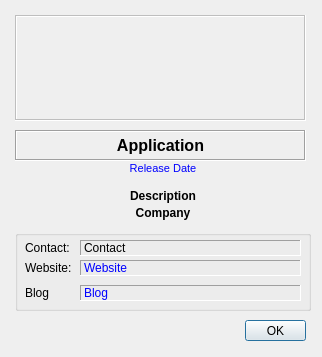
<?xml version="1.0" encoding="UTF-8"?>
<ui version="4.0">
 <class>pixq_about_dialog</class>
 <widget class="QDialog" name="pixq_about_dialog">
  <property name="geometry">
   <rect>
    <x>0</x>
    <y>0</y>
    <width>322</width>
    <height>357</height>
   </rect>
  </property>
  <property name="font">
   <font>
    <family>ＭＳ Ｐゴシック</family>
   </font>
  </property>
  <property name="windowTitle">
   <string>PixTOPO Tool</string>
  </property>
  <property name="windowIcon">
   <iconset resource="PixQtLib.qrc">
    <normaloff>:/images/ehagaki2_bagster.png</normaloff>:/images/ehagaki2_bagster.png</iconset>
  </property>
  <widget class="QGraphicsView" name="logo_view">
   <property name="enabled">
    <bool>false</bool>
   </property>
   <property name="geometry">
    <rect>
     <x>15</x>
     <y>15</y>
     <width>291</width>
     <height>106</height>
    </rect>
   </property>
   <property name="sizePolicy">
    <sizepolicy hsizetype="Fixed" vsizetype="Fixed">
     <horstretch>0</horstretch>
     <verstretch>0</verstretch>
    </sizepolicy>
   </property>
   <property name="frameShape">
    <enum>QFrame::Box</enum>
   </property>
   <property name="frameShadow">
    <enum>QFrame::Sunken</enum>
   </property>
   <property name="verticalScrollBarPolicy">
    <enum>Qt::ScrollBarAlwaysOff</enum>
   </property>
   <property name="horizontalScrollBarPolicy">
    <enum>Qt::ScrollBarAlwaysOff</enum>
   </property>
   <property name="foregroundBrush">
    <brush brushstyle="NoBrush">
     <color alpha="255">
      <red>0</red>
      <green>0</green>
      <blue>0</blue>
     </color>
    </brush>
   </property>
  </widget>
  <widget class="QLabel" name="application_label">
   <property name="geometry">
    <rect>
     <x>15</x>
     <y>130</y>
     <width>291</width>
     <height>31</height>
    </rect>
   </property>
   <property name="sizePolicy">
    <sizepolicy hsizetype="Fixed" vsizetype="Fixed">
     <horstretch>0</horstretch>
     <verstretch>0</verstretch>
    </sizepolicy>
   </property>
   <property name="font">
    <font>
     <family>Arial</family>
     <pointsize>12</pointsize>
     <weight>75</weight>
     <bold>true</bold>
    </font>
   </property>
   <property name="frameShape">
    <enum>QFrame::Box</enum>
   </property>
   <property name="frameShadow">
    <enum>QFrame::Sunken</enum>
   </property>
   <property name="text">
    <string>Application</string>
   </property>
   <property name="alignment">
    <set>Qt::AlignCenter</set>
   </property>
  </widget>
  <widget class="QLabel" name="release_date_label">
   <property name="geometry">
    <rect>
     <x>15</x>
     <y>160</y>
     <width>296</width>
     <height>16</height>
    </rect>
   </property>
   <property name="palette">
    <palette>
     <active>
      <colorrole role="WindowText">
       <brush brushstyle="SolidPattern">
        <color alpha="255">
         <red>0</red>
         <green>0</green>
         <blue>255</blue>
        </color>
       </brush>
      </colorrole>
      <colorrole role="Button">
       <brush brushstyle="SolidPattern">
        <color alpha="255">
         <red>0</red>
         <green>0</green>
         <blue>255</blue>
        </color>
       </brush>
      </colorrole>
      <colorrole role="Light">
       <brush brushstyle="SolidPattern">
        <color alpha="255">
         <red>127</red>
         <green>127</green>
         <blue>255</blue>
        </color>
       </brush>
      </colorrole>
      <colorrole role="Midlight">
       <brush brushstyle="SolidPattern">
        <color alpha="255">
         <red>63</red>
         <green>63</green>
         <blue>255</blue>
        </color>
       </brush>
      </colorrole>
      <colorrole role="Dark">
       <brush brushstyle="SolidPattern">
        <color alpha="255">
         <red>0</red>
         <green>0</green>
         <blue>127</blue>
        </color>
       </brush>
      </colorrole>
      <colorrole role="Mid">
       <brush brushstyle="SolidPattern">
        <color alpha="255">
         <red>0</red>
         <green>0</green>
         <blue>170</blue>
        </color>
       </brush>
      </colorrole>
      <colorrole role="Text">
       <brush brushstyle="SolidPattern">
        <color alpha="255">
         <red>0</red>
         <green>0</green>
         <blue>255</blue>
        </color>
       </brush>
      </colorrole>
      <colorrole role="BrightText">
       <brush brushstyle="SolidPattern">
        <color alpha="255">
         <red>255</red>
         <green>255</green>
         <blue>255</blue>
        </color>
       </brush>
      </colorrole>
      <colorrole role="ButtonText">
       <brush brushstyle="SolidPattern">
        <color alpha="255">
         <red>0</red>
         <green>0</green>
         <blue>0</blue>
        </color>
       </brush>
      </colorrole>
      <colorrole role="Base">
       <brush brushstyle="SolidPattern">
        <color alpha="255">
         <red>255</red>
         <green>255</green>
         <blue>255</blue>
        </color>
       </brush>
      </colorrole>
      <colorrole role="Window">
       <brush brushstyle="SolidPattern">
        <color alpha="255">
         <red>0</red>
         <green>0</green>
         <blue>255</blue>
        </color>
       </brush>
      </colorrole>
      <colorrole role="Shadow">
       <brush brushstyle="SolidPattern">
        <color alpha="255">
         <red>0</red>
         <green>0</green>
         <blue>0</blue>
        </color>
       </brush>
      </colorrole>
      <colorrole role="AlternateBase">
       <brush brushstyle="SolidPattern">
        <color alpha="255">
         <red>127</red>
         <green>127</green>
         <blue>255</blue>
        </color>
       </brush>
      </colorrole>
      <colorrole role="ToolTipBase">
       <brush brushstyle="SolidPattern">
        <color alpha="255">
         <red>255</red>
         <green>255</green>
         <blue>220</blue>
        </color>
       </brush>
      </colorrole>
      <colorrole role="ToolTipText">
       <brush brushstyle="SolidPattern">
        <color alpha="255">
         <red>0</red>
         <green>0</green>
         <blue>0</blue>
        </color>
       </brush>
      </colorrole>
     </active>
     <inactive>
      <colorrole role="WindowText">
       <brush brushstyle="SolidPattern">
        <color alpha="255">
         <red>0</red>
         <green>0</green>
         <blue>255</blue>
        </color>
       </brush>
      </colorrole>
      <colorrole role="Button">
       <brush brushstyle="SolidPattern">
        <color alpha="255">
         <red>0</red>
         <green>0</green>
         <blue>255</blue>
        </color>
       </brush>
      </colorrole>
      <colorrole role="Light">
       <brush brushstyle="SolidPattern">
        <color alpha="255">
         <red>127</red>
         <green>127</green>
         <blue>255</blue>
        </color>
       </brush>
      </colorrole>
      <colorrole role="Midlight">
       <brush brushstyle="SolidPattern">
        <color alpha="255">
         <red>63</red>
         <green>63</green>
         <blue>255</blue>
        </color>
       </brush>
      </colorrole>
      <colorrole role="Dark">
       <brush brushstyle="SolidPattern">
        <color alpha="255">
         <red>0</red>
         <green>0</green>
         <blue>127</blue>
        </color>
       </brush>
      </colorrole>
      <colorrole role="Mid">
       <brush brushstyle="SolidPattern">
        <color alpha="255">
         <red>0</red>
         <green>0</green>
         <blue>170</blue>
        </color>
       </brush>
      </colorrole>
      <colorrole role="Text">
       <brush brushstyle="SolidPattern">
        <color alpha="255">
         <red>0</red>
         <green>0</green>
         <blue>255</blue>
        </color>
       </brush>
      </colorrole>
      <colorrole role="BrightText">
       <brush brushstyle="SolidPattern">
        <color alpha="255">
         <red>255</red>
         <green>255</green>
         <blue>255</blue>
        </color>
       </brush>
      </colorrole>
      <colorrole role="ButtonText">
       <brush brushstyle="SolidPattern">
        <color alpha="255">
         <red>0</red>
         <green>0</green>
         <blue>0</blue>
        </color>
       </brush>
      </colorrole>
      <colorrole role="Base">
       <brush brushstyle="SolidPattern">
        <color alpha="255">
         <red>255</red>
         <green>255</green>
         <blue>255</blue>
        </color>
       </brush>
      </colorrole>
      <colorrole role="Window">
       <brush brushstyle="SolidPattern">
        <color alpha="255">
         <red>0</red>
         <green>0</green>
         <blue>255</blue>
        </color>
       </brush>
      </colorrole>
      <colorrole role="Shadow">
       <brush brushstyle="SolidPattern">
        <color alpha="255">
         <red>0</red>
         <green>0</green>
         <blue>0</blue>
        </color>
       </brush>
      </colorrole>
      <colorrole role="AlternateBase">
       <brush brushstyle="SolidPattern">
        <color alpha="255">
         <red>127</red>
         <green>127</green>
         <blue>255</blue>
        </color>
       </brush>
      </colorrole>
      <colorrole role="ToolTipBase">
       <brush brushstyle="SolidPattern">
        <color alpha="255">
         <red>255</red>
         <green>255</green>
         <blue>220</blue>
        </color>
       </brush>
      </colorrole>
      <colorrole role="ToolTipText">
       <brush brushstyle="SolidPattern">
        <color alpha="255">
         <red>0</red>
         <green>0</green>
         <blue>0</blue>
        </color>
       </brush>
      </colorrole>
     </inactive>
     <disabled>
      <colorrole role="WindowText">
       <brush brushstyle="SolidPattern">
        <color alpha="255">
         <red>0</red>
         <green>0</green>
         <blue>127</blue>
        </color>
       </brush>
      </colorrole>
      <colorrole role="Button">
       <brush brushstyle="SolidPattern">
        <color alpha="255">
         <red>0</red>
         <green>0</green>
         <blue>255</blue>
        </color>
       </brush>
      </colorrole>
      <colorrole role="Light">
       <brush brushstyle="SolidPattern">
        <color alpha="255">
         <red>127</red>
         <green>127</green>
         <blue>255</blue>
        </color>
       </brush>
      </colorrole>
      <colorrole role="Midlight">
       <brush brushstyle="SolidPattern">
        <color alpha="255">
         <red>63</red>
         <green>63</green>
         <blue>255</blue>
        </color>
       </brush>
      </colorrole>
      <colorrole role="Dark">
       <brush brushstyle="SolidPattern">
        <color alpha="255">
         <red>0</red>
         <green>0</green>
         <blue>127</blue>
        </color>
       </brush>
      </colorrole>
      <colorrole role="Mid">
       <brush brushstyle="SolidPattern">
        <color alpha="255">
         <red>0</red>
         <green>0</green>
         <blue>170</blue>
        </color>
       </brush>
      </colorrole>
      <colorrole role="Text">
       <brush brushstyle="SolidPattern">
        <color alpha="255">
         <red>0</red>
         <green>0</green>
         <blue>127</blue>
        </color>
       </brush>
      </colorrole>
      <colorrole role="BrightText">
       <brush brushstyle="SolidPattern">
        <color alpha="255">
         <red>255</red>
         <green>255</green>
         <blue>255</blue>
        </color>
       </brush>
      </colorrole>
      <colorrole role="ButtonText">
       <brush brushstyle="SolidPattern">
        <color alpha="255">
         <red>0</red>
         <green>0</green>
         <blue>127</blue>
        </color>
       </brush>
      </colorrole>
      <colorrole role="Base">
       <brush brushstyle="SolidPattern">
        <color alpha="255">
         <red>0</red>
         <green>0</green>
         <blue>255</blue>
        </color>
       </brush>
      </colorrole>
      <colorrole role="Window">
       <brush brushstyle="SolidPattern">
        <color alpha="255">
         <red>0</red>
         <green>0</green>
         <blue>255</blue>
        </color>
       </brush>
      </colorrole>
      <colorrole role="Shadow">
       <brush brushstyle="SolidPattern">
        <color alpha="255">
         <red>0</red>
         <green>0</green>
         <blue>0</blue>
        </color>
       </brush>
      </colorrole>
      <colorrole role="AlternateBase">
       <brush brushstyle="SolidPattern">
        <color alpha="255">
         <red>0</red>
         <green>0</green>
         <blue>255</blue>
        </color>
       </brush>
      </colorrole>
      <colorrole role="ToolTipBase">
       <brush brushstyle="SolidPattern">
        <color alpha="255">
         <red>255</red>
         <green>255</green>
         <blue>220</blue>
        </color>
       </brush>
      </colorrole>
      <colorrole role="ToolTipText">
       <brush brushstyle="SolidPattern">
        <color alpha="255">
         <red>0</red>
         <green>0</green>
         <blue>0</blue>
        </color>
       </brush>
      </colorrole>
     </disabled>
    </palette>
   </property>
   <property name="font">
    <font>
     <family>Arial</family>
     <pointsize>8</pointsize>
     <weight>50</weight>
     <bold>false</bold>
    </font>
   </property>
   <property name="frameShape">
    <enum>QFrame::NoFrame</enum>
   </property>
   <property name="frameShadow">
    <enum>QFrame::Sunken</enum>
   </property>
   <property name="text">
    <string>Release Date</string>
   </property>
   <property name="alignment">
    <set>Qt::AlignCenter</set>
   </property>
   <property name="wordWrap">
    <bool>false</bool>
   </property>
  </widget>
  <widget class="QLabel" name="description_label">
   <property name="geometry">
    <rect>
     <x>15</x>
     <y>185</y>
     <width>296</width>
     <height>21</height>
    </rect>
   </property>
   <property name="font">
    <font>
     <family>Arial</family>
     <pointsize>9</pointsize>
     <weight>75</weight>
     <bold>true</bold>
    </font>
   </property>
   <property name="frameShape">
    <enum>QFrame::NoFrame</enum>
   </property>
   <property name="frameShadow">
    <enum>QFrame::Sunken</enum>
   </property>
   <property name="text">
    <string>Description</string>
   </property>
   <property name="alignment">
    <set>Qt::AlignCenter</set>
   </property>
  </widget>
  <widget class="QLabel" name="company_label">
   <property name="geometry">
    <rect>
     <x>15</x>
     <y>205</y>
     <width>296</width>
     <height>16</height>
    </rect>
   </property>
   <property name="font">
    <font>
     <family>Arial</family>
     <weight>75</weight>
     <bold>true</bold>
    </font>
   </property>
   <property name="frameShape">
    <enum>QFrame::NoFrame</enum>
   </property>
   <property name="frameShadow">
    <enum>QFrame::Sunken</enum>
   </property>
   <property name="text">
    <string>Company</string>
   </property>
   <property name="alignment">
    <set>Qt::AlignCenter</set>
   </property>
  </widget>
  <widget class="QGroupBox" name="groupBox">
   <property name="geometry">
    <rect>
     <x>15</x>
     <y>230</y>
     <width>296</width>
     <height>81</height>
    </rect>
   </property>
   <property name="title">
    <string/>
   </property>
   <widget class="QLabel" name="contact_title_label">
    <property name="geometry">
     <rect>
      <x>10</x>
      <y>10</y>
      <width>51</width>
      <height>16</height>
     </rect>
    </property>
    <property name="font">
     <font>
      <family>Arial</family>
     </font>
    </property>
    <property name="text">
     <string>Contact:</string>
    </property>
   </widget>
   <widget class="website_label_widget" name="contact_label">
    <property name="geometry">
     <rect>
      <x>65</x>
      <y>10</y>
      <width>221</width>
      <height>16</height>
     </rect>
    </property>
    <property name="font">
     <font>
      <family>Arial</family>
      <weight>50</weight>
      <bold>false</bold>
     </font>
    </property>
    <property name="frameShape">
     <enum>QFrame::Panel</enum>
    </property>
    <property name="frameShadow">
     <enum>QFrame::Sunken</enum>
    </property>
    <property name="text">
     <string>Contact</string>
    </property>
    <property name="alignment">
     <set>Qt::AlignLeading|Qt::AlignLeft|Qt::AlignVCenter</set>
    </property>
   </widget>
   <widget class="QLabel" name="website_title_label">
    <property name="geometry">
     <rect>
      <x>10</x>
      <y>30</y>
      <width>51</width>
      <height>16</height>
     </rect>
    </property>
    <property name="font">
     <font>
      <family>Arial</family>
     </font>
    </property>
    <property name="text">
     <string>Website:</string>
    </property>
   </widget>
   <widget class="website_label_widget" name="website_label">
    <property name="geometry">
     <rect>
      <x>65</x>
      <y>30</y>
      <width>221</width>
      <height>16</height>
     </rect>
    </property>
    <property name="palette">
     <palette>
      <active>
       <colorrole role="WindowText">
        <brush brushstyle="SolidPattern">
         <color alpha="255">
          <red>0</red>
          <green>0</green>
          <blue>255</blue>
         </color>
        </brush>
       </colorrole>
       <colorrole role="Text">
        <brush brushstyle="SolidPattern">
         <color alpha="255">
          <red>0</red>
          <green>0</green>
          <blue>255</blue>
         </color>
        </brush>
       </colorrole>
       <colorrole role="ButtonText">
        <brush brushstyle="SolidPattern">
         <color alpha="255">
          <red>0</red>
          <green>0</green>
          <blue>255</blue>
         </color>
        </brush>
       </colorrole>
      </active>
      <inactive>
       <colorrole role="WindowText">
        <brush brushstyle="SolidPattern">
         <color alpha="255">
          <red>0</red>
          <green>0</green>
          <blue>255</blue>
         </color>
        </brush>
       </colorrole>
       <colorrole role="Text">
        <brush brushstyle="SolidPattern">
         <color alpha="255">
          <red>0</red>
          <green>0</green>
          <blue>255</blue>
         </color>
        </brush>
       </colorrole>
       <colorrole role="ButtonText">
        <brush brushstyle="SolidPattern">
         <color alpha="255">
          <red>0</red>
          <green>0</green>
          <blue>255</blue>
         </color>
        </brush>
       </colorrole>
      </inactive>
      <disabled>
       <colorrole role="WindowText">
        <brush brushstyle="SolidPattern">
         <color alpha="255">
          <red>106</red>
          <green>104</green>
          <blue>100</blue>
         </color>
        </brush>
       </colorrole>
       <colorrole role="Text">
        <brush brushstyle="SolidPattern">
         <color alpha="255">
          <red>106</red>
          <green>104</green>
          <blue>100</blue>
         </color>
        </brush>
       </colorrole>
       <colorrole role="ButtonText">
        <brush brushstyle="SolidPattern">
         <color alpha="255">
          <red>106</red>
          <green>104</green>
          <blue>100</blue>
         </color>
        </brush>
       </colorrole>
      </disabled>
     </palette>
    </property>
    <property name="font">
     <font>
      <family>Arial</family>
      <weight>50</weight>
      <bold>false</bold>
     </font>
    </property>
    <property name="frameShape">
     <enum>QFrame::Panel</enum>
    </property>
    <property name="frameShadow">
     <enum>QFrame::Sunken</enum>
    </property>
    <property name="text">
     <string>Website</string>
    </property>
    <property name="alignment">
     <set>Qt::AlignLeading|Qt::AlignLeft|Qt::AlignVCenter</set>
    </property>
   </widget>
   <widget class="QLabel" name="blog_title_label">
    <property name="geometry">
     <rect>
      <x>10</x>
      <y>55</y>
      <width>51</width>
      <height>16</height>
     </rect>
    </property>
    <property name="font">
     <font>
      <family>Arial</family>
     </font>
    </property>
    <property name="text">
     <string>Blog</string>
    </property>
   </widget>
   <widget class="website_label_widget" name="devblog_label">
    <property name="geometry">
     <rect>
      <x>65</x>
      <y>55</y>
      <width>221</width>
      <height>16</height>
     </rect>
    </property>
    <property name="palette">
     <palette>
      <active>
       <colorrole role="WindowText">
        <brush brushstyle="SolidPattern">
         <color alpha="255">
          <red>0</red>
          <green>0</green>
          <blue>255</blue>
         </color>
        </brush>
       </colorrole>
       <colorrole role="Text">
        <brush brushstyle="SolidPattern">
         <color alpha="255">
          <red>0</red>
          <green>0</green>
          <blue>255</blue>
         </color>
        </brush>
       </colorrole>
       <colorrole role="ButtonText">
        <brush brushstyle="SolidPattern">
         <color alpha="255">
          <red>0</red>
          <green>0</green>
          <blue>255</blue>
         </color>
        </brush>
       </colorrole>
      </active>
      <inactive>
       <colorrole role="WindowText">
        <brush brushstyle="SolidPattern">
         <color alpha="255">
          <red>0</red>
          <green>0</green>
          <blue>255</blue>
         </color>
        </brush>
       </colorrole>
       <colorrole role="Text">
        <brush brushstyle="SolidPattern">
         <color alpha="255">
          <red>0</red>
          <green>0</green>
          <blue>255</blue>
         </color>
        </brush>
       </colorrole>
       <colorrole role="ButtonText">
        <brush brushstyle="SolidPattern">
         <color alpha="255">
          <red>0</red>
          <green>0</green>
          <blue>255</blue>
         </color>
        </brush>
       </colorrole>
      </inactive>
      <disabled>
       <colorrole role="WindowText">
        <brush brushstyle="SolidPattern">
         <color alpha="255">
          <red>106</red>
          <green>104</green>
          <blue>100</blue>
         </color>
        </brush>
       </colorrole>
       <colorrole role="Text">
        <brush brushstyle="SolidPattern">
         <color alpha="255">
          <red>106</red>
          <green>104</green>
          <blue>100</blue>
         </color>
        </brush>
       </colorrole>
       <colorrole role="ButtonText">
        <brush brushstyle="SolidPattern">
         <color alpha="255">
          <red>106</red>
          <green>104</green>
          <blue>100</blue>
         </color>
        </brush>
       </colorrole>
      </disabled>
     </palette>
    </property>
    <property name="font">
     <font>
      <family>Arial</family>
      <weight>50</weight>
      <bold>false</bold>
     </font>
    </property>
    <property name="frameShape">
     <enum>QFrame::Panel</enum>
    </property>
    <property name="frameShadow">
     <enum>QFrame::Sunken</enum>
    </property>
    <property name="text">
     <string>Blog</string>
    </property>
    <property name="alignment">
     <set>Qt::AlignLeading|Qt::AlignLeft|Qt::AlignVCenter</set>
    </property>
   </widget>
  </widget>
  <widget class="QPushButton" name="ok_button">
   <property name="geometry">
    <rect>
     <x>245</x>
     <y>320</y>
     <width>61</width>
     <height>21</height>
    </rect>
   </property>
   <property name="font">
    <font>
     <family>Arial</family>
    </font>
   </property>
   <property name="text">
    <string>OK</string>
   </property>
  </widget>
 </widget>
 <customwidgets>
  <customwidget>
   <class>website_label_widget</class>
   <extends>QLabel</extends>
   <header location="global">website_label_widget.h</header>
  </customwidget>
 </customwidgets>
 <resources>
  <include location="PixQtLib.qrc"/>
 </resources>
 <connections/>
 <designerdata>
  <property name="gridDeltaX">
   <number>5</number>
  </property>
  <property name="gridDeltaY">
   <number>5</number>
  </property>
  <property name="gridSnapX">
   <bool>true</bool>
  </property>
  <property name="gridSnapY">
   <bool>true</bool>
  </property>
  <property name="gridVisible">
   <bool>true</bool>
  </property>
 </designerdata>
</ui>
